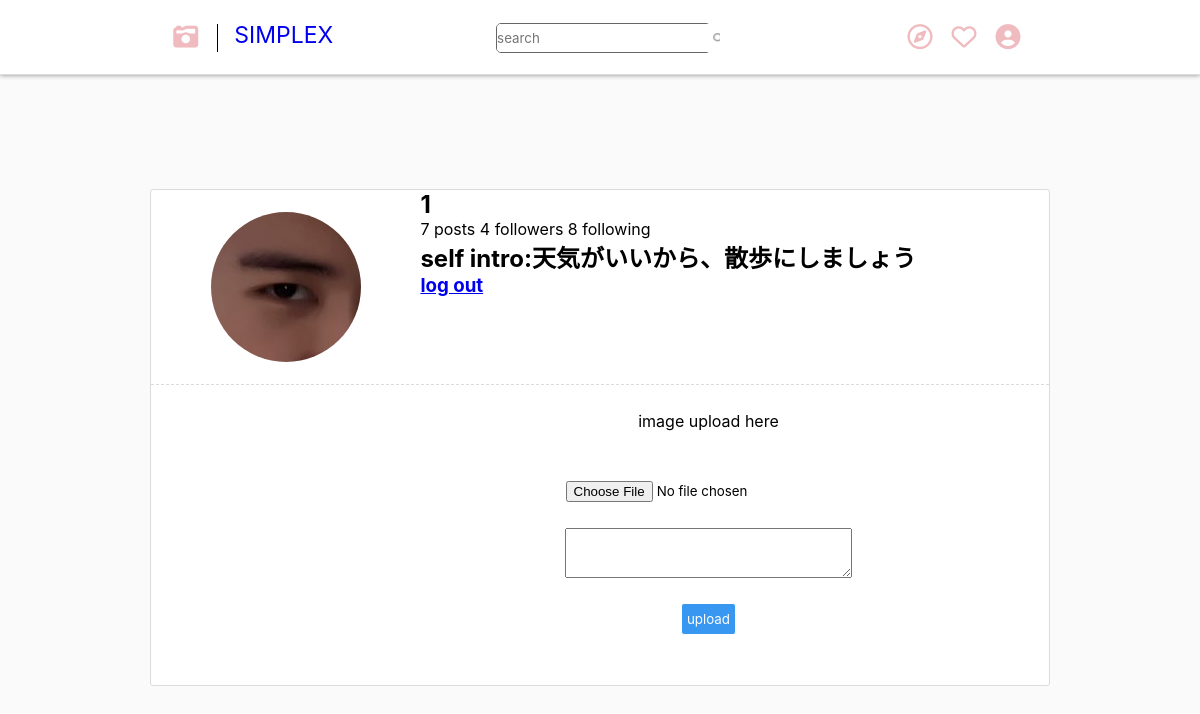
/user.php?uid=1 (signed in), run on the app's committed database.
### tables this page shows
CREATE TABLE IF NOT EXISTS `users` (
  `uid` int NOT NULL AUTO_INCREMENT,
  `name` varchar(50) NOT NULL,
  `password` varchar(50) NOT NULL,
  `picture` varchar(255) NOT NULL DEFAULT '123.jpg',
  `self_intro` varchar(255) DEFAULT NULL,
  `add_time` timestamp NOT NULL DEFAULT CURRENT_TIMESTAMP,
  `update_time` timestamp NOT NULL DEFAULT CURRENT_TIMESTAMP ON UPDATE CURRENT_TIMESTAMP,
  PRIMARY KEY (`uid`)
);

### user.php (the view, shortened to what this page needs)
<?php require_once "./system/common_admin.php";?>
<?php
$whitelist = array("send", "text", "uid");
$request = whitelist($whitelist);
?>
<?php
try {
    $stmt = $db -> prepare("SELECT * FROM users WHERE uid= ?");
    $stmt -> execute([$request['uid']]);
    $row_user = $stmt -> fetch();
} catch (PDOException $e) {
    exit("ログイン処理に失敗しました");
}
$Rows_posts = $db->prepare("SELECT * FROM posts WHERE status = 1 AND uid = ? ORDER BY post_time DESC");
$Rows_posts->execute(array($request['uid']));
$rows_posts = $Rows_posts->fetchAll();
?>
<?php
  $stmt = $db -> prepare("SELECT COUNT(*) FROM followed WHERE uid= ?");
  $stmt -> execute([$request['uid']]);
  $followCount = $stmt -> fetchColumn();
  $stmt = $db -> prepare("SELECT COUNT(*) FROM followed WHERE followed_uid= ?");
  $stmt -> execute([$request['uid']]);
  $followByCount = $stmt -> fetchColumn();
?>
<!DOCTYPE html>
<html lang="en">
<head>
  <link rel="stylesheet" href="css/commen.css" />
  <link rel="stylesheet" href="css/user.css" />
</head>
<body>
  <div class="wrap">
    <nav>
    </nav>
    <main>
      <div class="mainbox flexbox">
        <div class="box">
          <section class="icon">
            <img src="./images/user/<?=$row_user['picture'];?>" alt="">
          </section>
          <section class="text flexbox">
            <h1><?=$row_user['name']; ?></h1>
            <ul>
              <li> <span><?=count($rows_posts);?> posts</span></li>
              <li> <span><?=$followByCount;?> followers</span></li>
              <li> <span><?=$followCount;?> following</span></li>
            </ul>
            <h2>self intro:<?=$row_user['self_intro']; ?></h2>
            <h3>
            <?php if($_GET['uid'] == $_SESSION['user_id']): ?>
              <a href="login.php">log out</a>
              <?php endif ;?>
            </h3>
          </section>
          <section class="upload flexbox">
            <?php if($_GET['uid'] == $_SESSION['user_id']): ?>
            <div class="pre_box">
            </div>
            <form class="up" action="" method="post" enctype="multipart/form-data">
              <label for="image">image upload here</label>
              <input type="file" name="image" id="image" onchange="imgPreview(this);preview.style.opacity = 1;">
              <textarea name="text" id="text" cols="30" rows="10"></textarea>
              <button type="submit" name="send" value="1">upload</button>
            </form>
  <?php endif ;?>
          </section>
        </div>
      </div>
    </main>
  </div>
</body>
</html>

### css/commen.css (style rules this page uses)
* { box-sizing: border-box; margin: 0; padding: 0; font-family: -apple-system,BlinkMacSystemFont,"Segoe UI",Roboto,Helvetica,Arial,sans-serif; }
body { min-height: 100vh; }
div.wrap { margin: 0 auto; min-height: 100vh; background-color: #fafafa; }
nav { background-color: #fff; display: block; position: sticky; top: 0; height: 75px; border-bottom: #ddd 1px solid; box-shadow: 0 0 5px #888; z-index: 10000; }
nav .nav_box { max-width: 90%; margin: 0 auto; }
nav div.nav_container { margin: 0 auto; max-width: 860px; display: flex; flex-direction: row; align-items: center; justify-content: space-around; height: 75px; }
nav div.logo_container { flex-grow: 1; display: flex; flex-direction: row; }
nav div.logo_container a { text-decoration: none; flex-grow: 1; display: flex; flex-flow: row nowrap; align-items: center; }
nav div.logo_container div.logo_icon { display: inline; vertical-align: bottom; }
.logo_text { transform: translateY(-3px); line-height: 28px; font-size: 23px; }
nav div div.search_container { max-width: 215px; }
nav div div.search_container form { border: 1px solid #666; border-radius: 5px; display: flex; flex-flow: row; align-items: center; }
.search { max-width: 215px; height: 28px; border: none; border-radius: 4px 0 0 4px; }
.search_button { background: url(../images/bind.png) -386px -337px; border: 0; height: 10px; width: 14px; }
nav div div.top_right_container { flex-grow: 1; display: flex; flex-flow: row; justify-content: flex-end; }
.topRightBtnHolder { width: 156px; padding-left: 24px; display: flex; flex-direction: row; justify-content: space-around; }
.flexbox { display: flex; flex-flow: row nowrap; align-items: center; justify-content: space-evenly; }
.wrap i { font-size: 25px; color: rgb(239, 187, 191); }

### css/user.css (style rules this page uses)
main .mainbox { min-height: calc(100vh - 75px) ; }
.box { height: 90%; width: 90%; max-height: 600px; max-width: 900px; min-height: 300px; min-width: 360px; margin: auto auto; background-color: white; border: 1px solid #dbdbdb; border-radius: 3px; font-family: sans-serif; font-size: 16px; }
.box .icon { height: 30%; width: 30%; margin: 2.5% 0; float: left; position: relative; display: flex; align-content: center; justify-content: center; }
.box .icon img { border-radius: 50%; display: block; margin: auto; max-width: 100%; max-height: 100%; left: 0; right: 0; top: 0; bottom: 0; }
.box .text { height: 30%; width: 65%; margin: auto; float: left; flex-direction: column; align-items: flex-start; }
.box .text ul { list-style-type: none; }
.box .text ul li { display: inline; }
.box .text h2 { min-height: 40%; }
.box .upload { height: 60%; width: 100%; clear: both; align-items: stretch; justify-content: space-evenly; border-top: 1px dashed #dbdbdb; }
form.up { display: flex; flex-flow: column nowrap; align-items: center; justify-content: space-evenly; min-height: 300px; }
form.up * { text-align: center; }
#text { height: 50px; min-width: 200px; width: auto; text-align: left; }
button { height: 32px; padding: 3px 5px; border: 1px solid white; border-radius: 3px; background-color: rgb(56, 151, 240); color: white; }

### data on the page
users: picture (picture), name "1", self_intro "天気がいいから、散歩にしましょう"

### other printed values
count($rows_posts) "7"
$followByCount "4"
$followCount "8"
